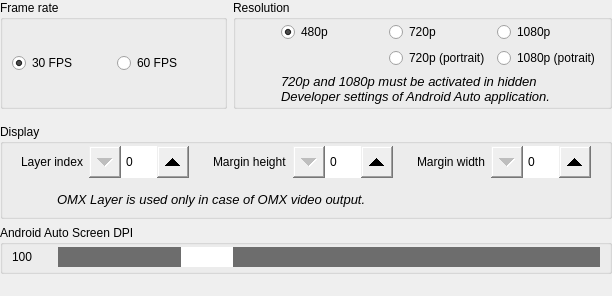
    <widget class="QWidget" name="tab2" native="true">
     <property name="sizePolicy">
      <sizepolicy hsizetype="Expanding" vsizetype="Expanding">
       <horstretch>0</horstretch>
       <verstretch>0</verstretch>
      </sizepolicy>
     </property>
     <layout class="QVBoxLayout" name="verticalLayout_4">
      <property name="leftMargin">
       <number>0</number>
      </property>
      <property name="topMargin">
       <number>0</number>
      </property>
      <property name="rightMargin">
       <number>0</number>
      </property>
      <property name="bottomMargin">
       <number>2</number>
      </property>
      <item>
       <widget class="QWidget" name="framerateresolution" native="true">
        <property name="sizePolicy">
         <sizepolicy hsizetype="Expanding" vsizetype="Fixed">
          <horstretch>0</horstretch>
          <verstretch>0</verstretch>
         </sizepolicy>
        </property>
        <layout class="QHBoxLayout" name="horizontalLayout_11">
         <property name="leftMargin">
          <number>0</number>
         </property>
         <property name="topMargin">
          <number>0</number>
         </property>
         <property name="rightMargin">
          <number>0</number>
         </property>
         <item>
          <widget class="QGroupBox" name="groupBoxFrameRate">
           <property name="sizePolicy">
            <sizepolicy hsizetype="Expanding" vsizetype="Expanding">
             <horstretch>0</horstretch>
             <verstretch>0</verstretch>
            </sizepolicy>
           </property>
           <property name="title">
            <string>Frame rate</string>
           </property>
           <layout class="QHBoxLayout" name="horizontalLayout_6">
            <property name="topMargin">
             <number>2</number>
            </property>
            <property name="bottomMargin">
             <number>2</number>
            </property>
            <item>
             <widget class="QRadioButton" name="radioButton30FPS">
              <property name="sizePolicy">
               <sizepolicy hsizetype="Expanding" vsizetype="Fixed">
                <horstretch>0</horstretch>
                <verstretch>0</verstretch>
               </sizepolicy>
              </property>
              <property name="text">
               <string>30 FPS</string>
              </property>
              <property name="checked">
               <bool>true</bool>
              </property>
             </widget>
            </item>
            <item>
             <widget class="QRadioButton" name="radioButton60FPS">
              <property name="sizePolicy">
               <sizepolicy hsizetype="Expanding" vsizetype="Fixed">
                <horstretch>0</horstretch>
                <verstretch>0</verstretch>
               </sizepolicy>
              </property>
              <property name="text">
               <string>60 FPS</string>
              </property>
             </widget>
            </item>
           </layout>
          </widget>
         </item>
         <item>
          <widget class="QGroupBox" name="groupBoxResolution">
           <property name="sizePolicy">
            <sizepolicy hsizetype="Expanding" vsizetype="Fixed">
             <horstretch>0</horstretch>
             <verstretch>0</verstretch>
            </sizepolicy>
           </property>
           <property name="title">
            <string>Resolution</string>
           </property>
           <layout class="QGridLayout" name="gridLayout_4">
            <property name="topMargin">
             <number>2</number>
            </property>
            <property name="bottomMargin">
             <number>2</number>
            </property>
            <item row="1" column="3">
             <widget class="QRadioButton" name="radioButton720p">
              <property name="sizePolicy">
               <sizepolicy hsizetype="Expanding" vsizetype="Fixed">
                <horstretch>0</horstretch>
                <verstretch>0</verstretch>
               </sizepolicy>
              </property>
              <property name="text">
               <string>720p</string>
              </property>
             </widget>
            </item>
            <item row="1" column="2">
             <widget class="QRadioButton" name="radioButton480p">
              <property name="sizePolicy">
               <sizepolicy hsizetype="Expanding" vsizetype="Fixed">
                <horstretch>0</horstretch>
                <verstretch>0</verstretch>
               </sizepolicy>
              </property>
              <property name="text">
               <string>480p</string>
              </property>
              <property name="checked">
               <bool>true</bool>
              </property>
             </widget>
            </item>
            <item row="1" column="4">
             <widget class="QRadioButton" name="radioButton1080p">
              <property name="sizePolicy">
               <sizepolicy hsizetype="Expanding" vsizetype="Fixed">
                <horstretch>0</horstretch>
                <verstretch>0</verstretch>
               </sizepolicy>
              </property>
              <property name="text">
               <string>1080p</string>
              </property>
             </widget>
            </item>
            <item row="3" column="2" colspan="3">
             <widget class="QLabel" name="labelResolutionWarning">
              <property name="sizePolicy">
               <sizepolicy hsizetype="Expanding" vsizetype="Expanding">
                <horstretch>0</horstretch>
                <verstretch>0</verstretch>
               </sizepolicy>
              </property>
              <property name="font">
               <font>
                <pointsize>10</pointsize>
                <italic>true</italic>
               </font>
              </property>
              <property name="text">
               <string>720p and 1080p must be activated in hidden Developer settings of Android Auto application.</string>
              </property>
              <property name="wordWrap">
               <bool>true</bool>
              </property>
             </widget>
            </item>
            <item row="3" column="0">
             <widget class="QLabel" name="labelResolutionWarningIcon">
              <property name="sizePolicy">
               <sizepolicy hsizetype="Fixed" vsizetype="Fixed">
                <horstretch>0</horstretch>
                <verstretch>0</verstretch>
               </sizepolicy>
              </property>
              <property name="minimumSize">
               <size>
                <width>30</width>
                <height>30</height>
               </size>
              </property>
              <property name="maximumSize">
               <size>
                <width>30</width>
                <height>30</height>
               </size>
              </property>
              <property name="text">
               <string>&lt;html&gt;&lt;head/&gt;&lt;body&gt;&lt;p&gt;&lt;img src=&quot;:/ico_warning.png&quot;/&gt;&lt;/p&gt;&lt;/body&gt;&lt;/html&gt;</string>
              </property>
              <property name="alignment">
               <set>Qt::AlignCenter</set>
              </property>
             </widget>
            </item>
            <item row="2" column="4">
             <widget class="QRadioButton" name="radioButton1080p_p">
              <property name="text">
               <string>1080p (potrait)</string>
              </property>
             </widget>
            </item>
            <item row="2" column="3">
             <widget class="QRadioButton" name="radioButton720p_p">
              <property name="text">
               <string>720p (portrait)</string>
              </property>
             </widget>
            </item>
           </layout>
          </widget>
         </item>
        </layout>
       </widget>
      </item>
      <item>
       <widget class="QGroupBox" name="groupBoxOmxLayerIndex">
        <property name="sizePolicy">
         <sizepolicy hsizetype="Expanding" vsizetype="Fixed">
          <horstretch>0</horstretch>
          <verstretch>0</verstretch>
         </sizepolicy>
        </property>
        <property name="title">
         <string>Display</string>
        </property>
        <layout class="QVBoxLayout" name="verticalLayout_22">
         <property name="topMargin">
          <number>2</number>
         </property>
         <property name="bottomMargin">
          <number>2</number>
         </property>
         <item>
          <layout class="QHBoxLayout" name="display">
           <item>
            <widget class="QWidget" name="index" native="true">
             <property name="sizePolicy">
              <sizepolicy hsizetype="Expanding" vsizetype="Fixed">
               <horstretch>0</horstretch>
               <verstretch>0</verstretch>
              </sizepolicy>
             </property>
             <layout class="QFormLayout" name="formLayout_12">
              <property name="topMargin">
               <number>0</number>
              </property>
              <property name="bottomMargin">
               <number>0</number>
              </property>
              <item row="0" column="0">
               <widget class="QLabel" name="labelOmxLayerIndex">
                <property name="sizePolicy">
                 <sizepolicy hsizetype="Minimum" vsizetype="Preferred">
                  <horstretch>0</horstretch>
                  <verstretch>0</verstretch>
                 </sizepolicy>
                </property>
                <property name="minimumSize">
                 <size>
                  <width>0</width>
                  <height>32</height>
                 </size>
                </property>
                <property name="maximumSize">
                 <size>
                  <width>16777215</width>
                  <height>32</height>
                 </size>
                </property>
                <property name="font">
                 <font>
                  <underline>false</underline>
                  <kerning>true</kerning>
                 </font>
                </property>
                <property name="frameShape">
                 <enum>QFrame::NoFrame</enum>
                </property>
                <property name="frameShadow">
                 <enum>QFrame::Plain</enum>
                </property>
                <property name="text">
                 <string>Layer index</string>
                </property>
                <property name="alignment">
                 <set>Qt::AlignLeading|Qt::AlignLeft|Qt::AlignVCenter</set>
                </property>
               </widget>
              </item>
              <item row="0" column="1">
               <widget class="QSpinBox" name="spinBoxOmxLayerIndex">
                <property name="sizePolicy">
                 <sizepolicy hsizetype="Fixed" vsizetype="Fixed">
                  <horstretch>0</horstretch>
                  <verstretch>0</verstretch>
                 </sizepolicy>
                </property>
                <property name="minimumSize">
                 <size>
                  <width>100</width>
                  <height>32</height>
                 </size>
                </property>
                <property name="maximumSize">
                 <size>
                  <width>100</width>
                  <height>32</height>
                 </size>
                </property>
                <property name="styleSheet">
                 <string notr="true">QSpinBox::up-button { width: 32px; height: 32px;
subcontrol-origin: margin;
subcontrol-position: center right;
}
QSpinBox::down-button { width: 32px; height: 32px; 
subcontrol-origin: margin;
subcontrol-position: center left;
}</string>
                </property>
               </widget>
              </item>
             </layout>
            </widget>
           </item>
           <item>
            <widget class="QWidget" name="marginheight" native="true">
             <property name="sizePolicy">
              <sizepolicy hsizetype="Expanding" vsizetype="Fixed">
               <horstretch>0</horstretch>
               <verstretch>0</verstretch>
              </sizepolicy>
             </property>
             <layout class="QFormLayout" name="formLayout_11">
              <property name="topMargin">
               <number>0</number>
              </property>
              <property name="bottomMargin">
               <number>0</number>
              </property>
              <item row="0" column="0">
               <widget class="QLabel" name="labelVideoMarginHeight">
                <property name="sizePolicy">
                 <sizepolicy hsizetype="Minimum" vsizetype="Preferred">
                  <horstretch>0</horstretch>
                  <verstretch>0</verstretch>
                 </sizepolicy>
                </property>
                <property name="minimumSize">
                 <size>
                  <width>0</width>
                  <height>32</height>
                 </size>
                </property>
                <property name="maximumSize">
                 <size>
                  <width>16777215</width>
                  <height>32</height>
                 </size>
                </property>
                <property name="text">
                 <string>Margin height</string>
                </property>
                <property name="alignment">
                 <set>Qt::AlignLeading|Qt::AlignLeft|Qt::AlignVCenter</set>
                </property>
               </widget>
              </item>
              <item row="0" column="1">
               <widget class="QSpinBox" name="spinBoxVideoMarginHeight">
                <property name="sizePolicy">
                 <sizepolicy hsizetype="Fixed" vsizetype="Fixed">
                  <horstretch>0</horstretch>
                  <verstretch>0</verstretch>
                 </sizepolicy>
                </property>
                <property name="minimumSize">
                 <size>
                  <width>100</width>
                  <height>32</height>
                 </size>
                </property>
                <property name="maximumSize">
                 <size>
                  <width>100</width>
                  <height>32</height>
                 </size>
                </property>
                <property name="styleSheet">
                 <string notr="true">QSpinBox::up-button { width: 32px; height: 32px;
subcontrol-origin: margin;
subcontrol-position: center right;
}
QSpinBox::down-button { width: 32px; height: 32px; 
subcontrol-origin: margin;
subcontrol-position: center left;
}</string>
                </property>
                <property name="maximum">
                 <number>99999</number>
                </property>
               </widget>
              </item>
             </layout>
            </widget>
           </item>
           <item>
            <widget class="QWidget" name="marginwidth" native="true">
             <property name="sizePolicy">
              <sizepolicy hsizetype="Expanding" vsizetype="Fixed">
               <horstretch>0</horstretch>
               <verstretch>0</verstretch>
              </sizepolicy>
             </property>
             <layout class="QFormLayout" name="formLayout_13">
              <property name="formAlignment">
               <set>Qt::AlignLeading|Qt::AlignLeft|Qt::AlignTop</set>
              </property>
              <property name="topMargin">
               <number>0</number>
              </property>
              <property name="bottomMargin">
               <number>0</number>
              </property>
              <item row="0" column="0">
               <widget class="QLabel" name="labelVideoMarginWidth">
                <property name="sizePolicy">
                 <sizepolicy hsizetype="Minimum" vsizetype="Preferred">
                  <horstretch>0</horstretch>
                  <verstretch>0</verstretch>
                 </sizepolicy>
                </property>
                <property name="minimumSize">
                 <size>
                  <width>0</width>
                  <height>32</height>
                 </size>
                </property>
                <property name="maximumSize">
                 <size>
                  <width>16777215</width>
                  <height>32</height>
                 </size>
                </property>
                <property name="text">
                 <string>Margin width</string>
                </property>
                <property name="alignment">
                 <set>Qt::AlignLeading|Qt::AlignLeft|Qt::AlignVCenter</set>
                </property>
               </widget>
              </item>
              <item row="0" column="1">
               <widget class="QSpinBox" name="spinBoxVideoMarginWidth">
                <property name="sizePolicy">
                 <sizepolicy hsizetype="Fixed" vsizetype="Fixed">
                  <horstretch>0</horstretch>
                  <verstretch>0</verstretch>
                 </sizepolicy>
                </property>
                <property name="minimumSize">
                 <size>
                  <width>100</width>
                  <height>32</height>
                 </size>
                </property>
                <property name="maximumSize">
                 <size>
                  <width>100</width>
                  <height>32</height>
                 </size>
                </property>
                <property name="styleSheet">
                 <string notr="true">QSpinBox::up-button { width: 32px; height: 32px;
subcontrol-origin: margin;
subcontrol-position: center right;
}
QSpinBox::down-button { width: 32px; height: 32px; 
subcontrol-origin: margin;
subcontrol-position: center left;
}</string>
                </property>
                <property name="maximum">
                 <number>99999</number>
                </property>
               </widget>
              </item>
             </layout>
            </widget>
           </item>
          </layout>
         </item>
         <item>
          <widget class="QWidget" name="omxinfo" native="true">
           <property name="sizePolicy">
            <sizepolicy hsizetype="Expanding" vsizetype="Preferred">
             <horstretch>0</horstretch>
             <verstretch>0</verstretch>
            </sizepolicy>
           </property>
           <layout class="QFormLayout" name="formLayout_32">
            <property name="topMargin">
             <number>0</number>
            </property>
            <property name="bottomMargin">
             <number>0</number>
            </property>
            <item row="0" column="0">
             <widget class="QLabel" name="label_6">
              <property name="sizePolicy">
               <sizepolicy hsizetype="Fixed" vsizetype="Fixed">
                <horstretch>0</horstretch>
                <verstretch>0</verstretch>
               </sizepolicy>
              </property>
              <property name="minimumSize">
               <size>
                <width>30</width>
                <height>30</height>
               </size>
              </property>
              <property name="text">
               <string>&lt;html&gt;&lt;head/&gt;&lt;body&gt;&lt;p&gt;&lt;img src=&quot;:/ico_info.png&quot;/&gt;&lt;/p&gt;&lt;/body&gt;&lt;/html&gt;</string>
              </property>
              <property name="scaledContents">
               <bool>false</bool>
              </property>
              <property name="alignment">
               <set>Qt::AlignCenter</set>
              </property>
             </widget>
            </item>
            <item row="0" column="1">
             <widget class="QLabel" name="label_7">
              <property name="sizePolicy">
               <sizepolicy hsizetype="Expanding" vsizetype="Preferred">
                <horstretch>0</horstretch>
                <verstretch>0</verstretch>
               </sizepolicy>
              </property>
              <property name="font">
               <font>
                <pointsize>10</pointsize>
                <italic>true</italic>
               </font>
              </property>
              <property name="text">
               <string>OMX Layer is used only in case of OMX video output.</string>
              </property>
             </widget>
            </item>
           </layout>
          </widget>
         </item>
        </layout>
       </widget>
      </item>
      <item>
       <widget class="QGroupBox" name="groupBoxScreenDPI">
        <property name="sizePolicy">
         <sizepolicy hsizetype="Expanding" vsizetype="Fixed">
          <horstretch>0</horstretch>
          <verstretch>0</verstretch>
         </sizepolicy>
        </property>
        <property name="title">
         <string>Android Auto Screen DPI</string>
        </property>
        <layout class="QFormLayout" name="formLayout_14">
         <property name="topMargin">
          <number>2</number>
         </property>
         <property name="bottomMargin">
          <number>4</number>
         </property>
         <item row="0" column="0">
          <widget class="QLabel" name="labelScreenDPIValue">
           <property name="sizePolicy">
            <sizepolicy hsizetype="Fixed" vsizetype="Fixed">
             <horstretch>0</horstretch>
             <verstretch>0</verstretch>
            </sizepolicy>
           </property>
           <property name="minimumSize">
            <size>
             <width>40</width>
             <height>20</height>
            </size>
           </property>
           <property name="maximumSize">
            <size>
             <width>16777215</width>
             <height>20</height>
            </size>
           </property>
           <property name="text">
            <string>100</string>
           </property>
          </widget>
         </item>
         <item row="0" column="1">
          <widget class="QSlider" name="horizontalSliderScreenDPI">
           <property name="sizePolicy">
            <sizepolicy hsizetype="Expanding" vsizetype="Fixed">
             <horstretch>0</horstretch>
             <verstretch>0</verstretch>
            </sizepolicy>
           </property>
           <property name="minimumSize">
            <size>
             <width>0</width>
             <height>20</height>
            </size>
           </property>
           <property name="styleSheet">
            <string notr="true">QSlider::handle:horizontal { background: white; height: 32px; width: 52px; margin: 0 0;}
QSlider::groove:horizontal { background: #6d6d6d; height: 32px;}</string>
           </property>
           <property name="maximum">
            <number>400</number>
           </property>
           <property name="value">
            <number>100</number>
           </property>
           <property name="orientation">
            <enum>Qt::Horizontal</enum>
           </property>
          </widget>
         </item>
        </layout>
       </widget>
      </item>
      <item>
       <widget class="QLabel" name="autofill_space_tab2">
        <property name="sizePolicy">
         <sizepolicy hsizetype="Expanding" vsizetype="Expanding">
          <horstretch>0</horstretch>
          <verstretch>0</verstretch>
         </sizepolicy>
        </property>
        <property name="text">
         <string/>
        </property>
       </widget>
      </item>
     </layout>
    </widget>
